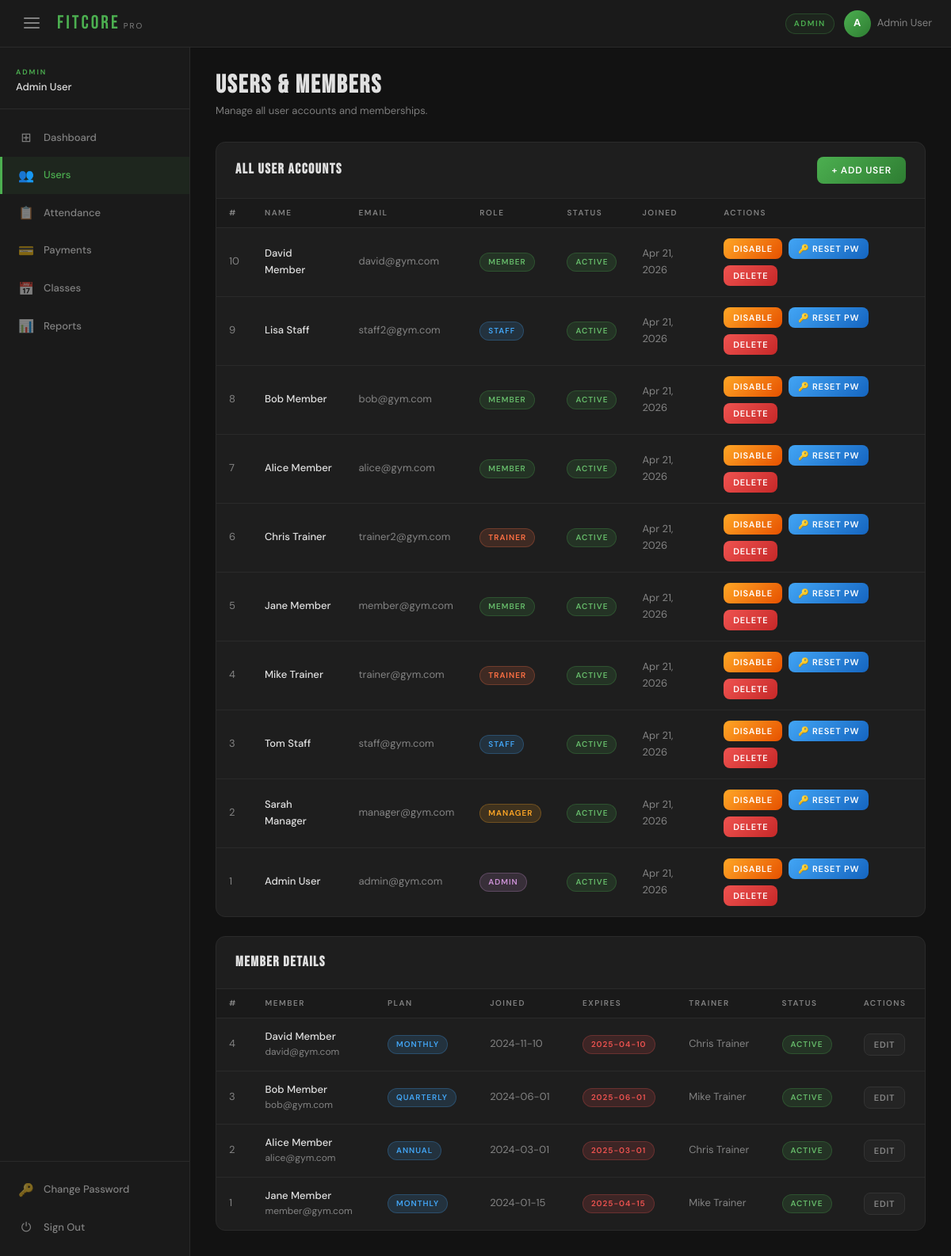
/members.php (signed in), run on the app's committed database.
### tables this page shows
CREATE TABLE `users` (
  `id`         INT UNSIGNED     NOT NULL AUTO_INCREMENT,
  `name`       VARCHAR(100)     NOT NULL,
  `email`      VARCHAR(150)     NOT NULL,
  `password`   VARCHAR(255)     NOT NULL,
  `role_id`    TINYINT UNSIGNED NOT NULL,
  `phone`      VARCHAR(20)          NULL,
  `status`     ENUM('active','inactive') NOT NULL DEFAULT 'active',
  `created_at` TIMESTAMP        NOT NULL DEFAULT CURRENT_TIMESTAMP,
  PRIMARY KEY (`id`),
  UNIQUE KEY `uq_email` (`email`),
  KEY `idx_role` (`role_id`),
  CONSTRAINT `fk_users_role`
    FOREIGN KEY (`role_id`) REFERENCES `roles` (`id`)
);

CREATE TABLE `roles` (
  `id`        TINYINT UNSIGNED NOT NULL AUTO_INCREMENT,
  `role_name` VARCHAR(50)      NOT NULL,
  PRIMARY KEY (`id`),
  UNIQUE KEY `uq_role_name` (`role_name`)
);

CREATE TABLE `members` (
  `id`               INT UNSIGNED NOT NULL AUTO_INCREMENT,
  `user_id`          INT UNSIGNED NOT NULL,
  `membership_plan`  ENUM('monthly','quarterly','annual') NOT NULL DEFAULT 'monthly',
  `join_date`        DATE         NOT NULL,
  `expiry_date`      DATE             NULL,
  `assigned_trainer` INT UNSIGNED     NULL,
  PRIMARY KEY (`id`),
  UNIQUE KEY `uq_member_user` (`user_id`),
  KEY `idx_trainer` (`assigned_trainer`),
  CONSTRAINT `fk_members_user`
    FOREIGN KEY (`user_id`) REFERENCES `users` (`id`) ON DELETE CASCADE,
  CONSTRAINT `fk_members_trainer`
    FOREIGN KEY (`assigned_trainer`) REFERENCES `trainers` (`id`) ON DELETE SET NULL
);

### includes/auth_guard.php (called while the page is built, shortened)
<?php
function e(mixed $val): string {
    return htmlspecialchars((string)($val ?? ''), ENT_QUOTES, 'UTF-8');
}
function role(): string { return $_SESSION['role'] ?? ''; }
function uid(): int    { return (int)($_SESSION['user_id'] ?? 0); }

### members.php (the view, shortened to what this page needs)
<?php
require_once 'includes/auth_guard.php';
$db  = db();
$r   = role();
if ($r === 'admin') {
    $users = $db->query("
        SELECT u.id, u.name, u.email, u.phone, u.status,
               u.created_at, r.role_name
        FROM   users u JOIN roles r ON r.id = u.role_id
        ORDER  BY u.id DESC
    ");
}
$members = $db->query("
    SELECT m.id AS mid, m.membership_plan, m.join_date, m.expiry_date,
           m.assigned_trainer,
           u.id AS uid, u.name, u.email, u.phone, u.status,
           tu.name AS trainer_name
    FROM   members m
    JOIN   users u  ON u.id = m.user_id
    LEFT JOIN trainers t  ON t.id = m.assigned_trainer
    LEFT JOIN users    tu ON tu.id = t.user_id
    ORDER  BY m.id DESC
");
require_once 'includes/header.php';
require_once 'includes/sidebar.php';
?>
<main class="main-content">
<div class="page-header">
  <h1><?= $r === 'admin' ? 'USERS & MEMBERS' : 'MEMBERS' ?></h1>
  <p><?= $r === 'admin' ? 'Manage all user accounts and memberships.' : 'View and manage member memberships.' ?></p>
</div>
<?php if ($r === 'admin'): ?>
<div class="card mb-24">
  <div class="card-header">
    <h3>All User Accounts</h3>
    <button class="btn btn-primary" onclick="document.getElementById('modalAdd').style.display='flex'">+ Add User</button>
  </div>
  <div class="table-responsive">
    <table>
      <thead>
        <tr><th>#</th><th>Name</th><th>Email</th><th>Role</th><th>Status</th><th>Joined</th><th>Actions</th></tr>
      </thead>
      <tbody>
      <?php if ($users->num_rows === 0): ?>
        <tr class="no-records"><td colspan="7">No users found.</td></tr>
      <?php else: while ($u = $users->fetch_assoc()): ?>
        <tr>
          <td class="text-muted"><?= $u['id'] ?></td>
          <td style="font-weight:500"><?= e($u['name']) ?></td>
          <td class="text-muted"><?= e($u['email']) ?></td>
          <td><span class="badge badge-<?= e($u['role_name']) ?>"><?= e($u['role_name']) ?></span></td>
          <td><span class="badge <?= $u['status'] === 'active' ? 'badge-success' : 'badge-danger' ?>"><?= e($u['status']) ?></span></td>
          <td class="text-muted"><?= date('M j, Y', strtotime($u['created_at'])) ?></td>
          <td>
            <div class="d-flex gap-8" style="flex-wrap:wrap">
              <form method="POST" style="display:inline">
                <button class="btn btn-warning btn-sm" data-confirm="Toggle status for <?= e($u['name']) ?>?">
                  <?= $u['status'] === 'active' ? 'Disable' : 'Enable' ?>
                </button>
              </form>
              <form method="POST" style="display:inline">
                <button class="btn btn-info btn-sm" data-confirm="Reset password for <?= e($u['name']) ?> to their email?">🔑 Reset PW</button>
              </form>
              <?php if ($u['id'] !== uid()): ?>
              <form method="POST" style="display:inline">
                <button class="btn btn-danger btn-sm" data-confirm="Permanently delete <?= e($u['name']) ?>?">Delete</button>
              </form>
              <?php endif; ?>
            </div>
          </td>
        </tr>
      <?php endwhile; endif; ?>
      </tbody>
    </table>
  </div>
</div>
<?php endif;  ?>
<div class="card">
  <div class="card-header"><h3>Member Details</h3></div>
  <div class="table-responsive">
    <table>
      <thead>
        <tr><th>#</th><th>Member</th><th>Plan</th><th>Joined</th><th>Expires</th><th>Trainer</th><th>Status</th><th>Actions</th></tr>
      </thead>
      <tbody>
      <?php if ($members->num_rows === 0): ?>
        <tr class="no-records"><td colspan="8">No members found.</td></tr>
      <?php else: while ($m = $members->fetch_assoc()): ?>
        <tr>
          <td class="text-muted"><?= $m['mid'] ?></td>
          <td>
            <div style="font-weight:500"><?= e($m['name']) ?></div>
            <div class="text-muted text-small"><?= e($m['email']) ?></div>
          </td>
          <td><span class="badge badge-info"><?= e($m['membership_plan']) ?></span></td>
          <td class="text-muted"><?= e($m['join_date']) ?></td>
          <td>
            <?php $expired = strtotime($m['expiry_date']) < time(); ?>
            <span class="badge <?= $expired ? 'badge-danger' : 'badge-success' ?>"><?= e($m['expiry_date']) ?></span>
          </td>
          <td class="text-muted"><?= e($m['trainer_name'] ?? 'Unassigned') ?></td>
          <td><span class="badge <?= $m['status'] === 'active' ? 'badge-success' : 'badge-danger' ?>"><?= e($m['status']) ?></span></td>
          <td>
            <button class="btn btn-ghost btn-sm"
              onclick="openMemberModal(
                <?= $m['mid'] ?>,
                '<?= e(addslashes($m['name'])) ?>',
                '<?= e($m['membership_plan']) ?>',
                <?= (int)$m['assigned_trainer'] ?>
              )">Edit</button>
          </td>
        </tr>
      <?php endwhile; endif; ?>
      </tbody>
    </table>
  </div>
</div>
</main>
<?php require_once 'includes/footer.php'; ?>

### assets/css/style.css (style rules this page uses)
:root { --bg: #121212; --bg-surface: #1a1a1a; --bg-card: #1e1e1e; --bg-elevated: #242424; --border: #2a2a2a; --border-lite: #333; --accent: #4CAF50; --accent-dark: #2e7d32; --accent-glow: rgba(76,175,80,.25); --accent-tint: rgba(76,175,80,.08); --text: #e0e0e0; --text-muted: rgba(255,255,255,.45); --text-faint: rgba(255,255,255,.2); --danger: #ef5350; --warning: #ffa726; --info: #42a5f5; --success: #66bb6a; --sidebar-w: 240px; --topnav-h: 60px; --radius: 12px; --radius-sm: 8px; }
*, *::before, *::after { box-sizing:border-box; margin:0; padding:0; }
html { scroll-behavior:smooth; }
body { background: var(--bg); color: var(--text); font-family: 'DM Sans', sans-serif; font-size: 14px; line-height: 1.6; -webkit-font-smoothing: antialiased; }
.main-content { flex: 1; margin-left: var(--sidebar-w); padding: 32px; min-width: 0; }
.page-header { margin-bottom: 28px; }
.page-header h1 { font-family: 'Bebas Neue', sans-serif; font-size: 32px; letter-spacing: 2px; color: var(--text); line-height: 1; }
.page-header p { color: var(--text-muted); font-size: 13px; margin-top: 6px; }
.card { background: var(--bg-card); border: 1px solid var(--border); border-radius: var(--radius); overflow: hidden; }
.card-header { padding: 18px 24px; border-bottom: 1px solid var(--border); display: flex; align-items: center; justify-content: space-between; gap: 12px; }
.card-header h2, .card-header h3 { font-family: 'Bebas Neue', sans-serif; letter-spacing: 1.5px; font-size: 18px; color: var(--text); }
.table-responsive { overflow-x:auto; }
table { width: 100%; border-collapse: collapse; }
thead th { padding: 10px 16px; text-align: left; font-size: 10px; font-weight: 600; letter-spacing: 1.5px; text-transform: uppercase; color: var(--text-muted); background: var(--bg-surface); border-bottom: 1px solid var(--border); }
tbody td { padding: 13px 16px; font-size: 13px; color: var(--text); border-bottom: 1px solid var(--border); vertical-align: middle; }
tbody tr:last-child td { border-bottom: none; }
.badge { display: inline-flex; align-items: center; padding: 3px 10px; border-radius: 20px; font-size: 10px; font-weight: 600; letter-spacing: 1px; text-transform: uppercase; }
.badge-success { background:rgba(76,175,80,.15); color:var(--success); border:1px solid rgba(76,175,80,.25); }
.badge-danger { background:rgba(239,83,80,.15); color:var(--danger); border:1px solid rgba(239,83,80,.25); }
.badge-info { background:rgba(66,165,245,.15); color:var(--info); border:1px solid rgba(66,165,245,.25); }
.badge-admin { background:rgba(206,147,216,.15); color:#ce93d8; border:1px solid rgba(206,147,216,.25); }
.badge-manager { background:rgba(255,167,38,.15); color:var(--warning); border:1px solid rgba(255,167,38,.25); }
.badge-staff { background:rgba(66,165,245,.15); color:var(--info); border:1px solid rgba(66,165,245,.25); }
.badge-trainer { background:rgba(255,112,67,.15); color:#ff7043; border:1px solid rgba(255,112,67,.25); }
.badge-member { background:rgba(76,175,80,.15); color:var(--success); border:1px solid rgba(76,175,80,.25); }
.btn { display:inline-flex; align-items:center; gap:6px; padding:9px 18px; border-radius:var(--radius-sm); font-family:'DM Sans',sans-serif; font-size:12px; font-weight:600; letter-spacing:.8px; text-transform:uppercase; cursor:pointer; border:none; transition:opacity .15s,transform .15s,box-shadow .15s; }
.btn-primary { background:linear-gradient(135deg,var(--accent),var(--accent-dark)); color:#fff; }
.btn-danger { background:linear-gradient(135deg,#ef5350,#c62828); color:#fff; }
.btn-warning { background:linear-gradient(135deg,#ffa726,#e65100); color:#fff; }
.btn-info { background:linear-gradient(135deg,#42a5f5,#1565c0); color:#fff; }
.btn-ghost { background:var(--bg-elevated); color:var(--text-muted); border:1px solid var(--border-lite); }
.btn-sm { padding:6px 12px; font-size:11px; }
.d-flex { display:flex; }
.gap-8 { gap:8px; }
.mb-24 { margin-bottom:24px; }
.text-muted { color:var(--text-muted); }
.text-small { font-size:12px; }

### data on the page
users: id "10", name "David Member", email "david@gym.com", role.role_name "MEMBER", status "ACTIVE", created_at "Apr 21, 2026", shows "DISABLE"
users: id "9", name "Lisa Staff", email "staff2@gym.com", role.role_name "STAFF", status "ACTIVE", created_at "Apr 21, 2026", shows "DISABLE"
users: id "8", name "Bob Member", email "bob@gym.com", role.role_name "MEMBER", status "ACTIVE", created_at "Apr 21, 2026", shows "DISABLE"
users: id "7", name "Alice Member", email "alice@gym.com", role.role_name "MEMBER", status "ACTIVE", created_at "Apr 21, 2026", shows "DISABLE"
users: id "6", name "Chris Trainer", email "trainer2@gym.com", role.role_name "TRAINER", status "ACTIVE", created_at "Apr 21, 2026", shows "DISABLE"
users: id "5", name "Jane Member", email "member@gym.com", role.role_name "MEMBER", status "ACTIVE", created_at "Apr 21, 2026", shows "DISABLE"
users: id "4", name "Mike Trainer", email "trainer@gym.com", role.role_name "TRAINER", status "ACTIVE", created_at "Apr 21, 2026", shows "DISABLE"
users: id "3", name "Tom Staff", email "staff@gym.com", role.role_name "STAFF", status "ACTIVE", created_at "Apr 21, 2026", shows "DISABLE"
users: id "2", name "Sarah Manager", email "manager@gym.com", role.role_name "MANAGER", status "ACTIVE", created_at "Apr 21, 2026", shows "DISABLE"
users: id "1", name "Admin User", email "admin@gym.com", role.role_name "ADMIN", status "ACTIVE", created_at "Apr 21, 2026", shows "DISABLE"
members: id "4", user.name "David Member", user.email "david@gym.com", membership_plan "MONTHLY", join_date "2024-11-10", expiry_date "2025-04-10", users.name "Chris Trainer", user.status "ACTIVE"
members: id "3", user.name "Bob Member", user.email "bob@gym.com", membership_plan "QUARTERLY", join_date "2024-06-01", expiry_date "2025-06-01", users.name "Mike Trainer", user.status "ACTIVE"
members: id "2", user.name "Alice Member", user.email "alice@gym.com", membership_plan "ANNUAL", join_date "2024-03-01", expiry_date "2025-03-01", users.name "Chris Trainer", user.status "ACTIVE"
members: id "1", user.name "Jane Member", user.email "member@gym.com", membership_plan "MONTHLY", join_date "2024-01-15", expiry_date "2025-04-15", users.name "Mike Trainer", user.status "ACTIVE"

### other printed values
role() "ADMIN"
substr($_SESSION['user_name'] ?? 'U', 0, 1) "A"
$_SESSION['user_name'] "Admin User"
$r "ADMIN"
$item['icon'] "⊞"
$item['label'] "Dashboard"
$item['icon'] "👥"
$item['label'] "Users"
$item['icon'] "📋"
$item['label'] "Attendance"
$item['icon'] "💳"
$item['label'] "Payments"
$item['icon'] "📅"
$item['label'] "Classes"
$item['icon'] "📊"
